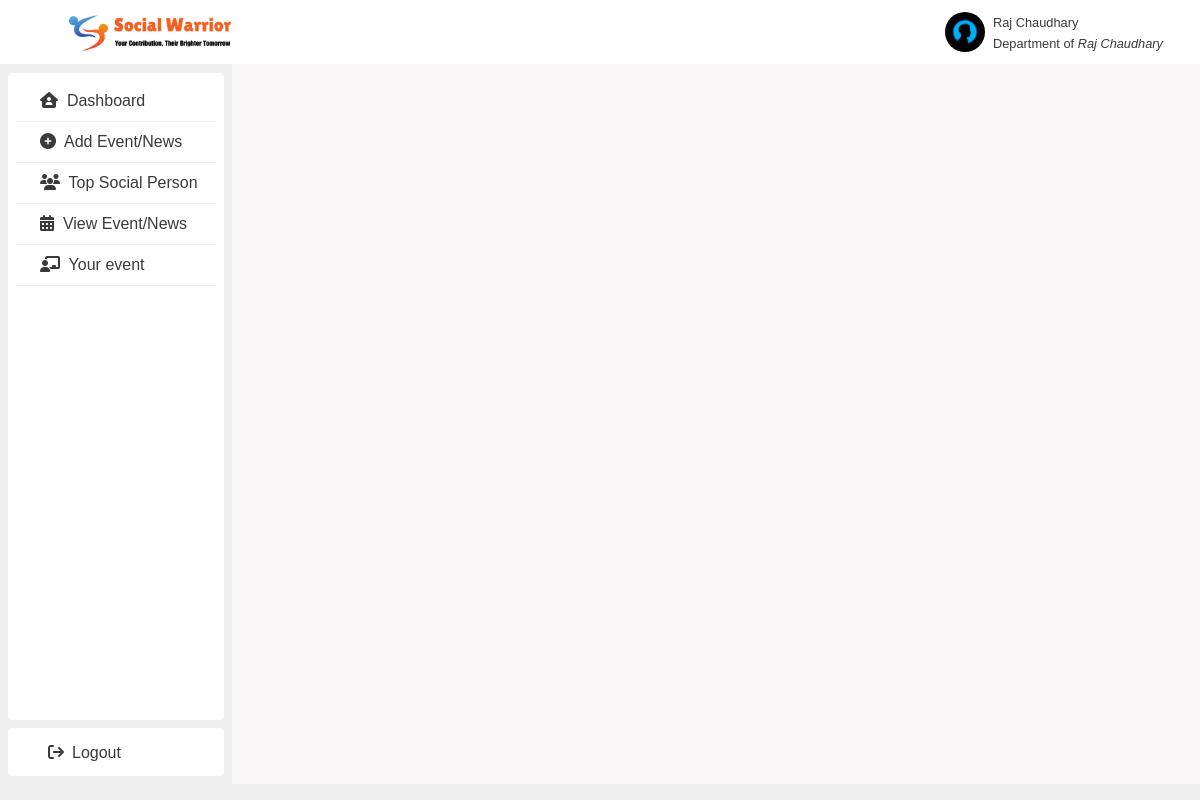
/your_event/ (signed in), run on the app's committed database.
### publicapp/models.py (models this page shows)
class Profile(models.Model):
    user=models.ForeignKey(User,on_delete=models.CASCADE,blank=True,null=True)
    contact_no=models.IntegerField()
    full_name=models.CharField(max_length=50)
    dob = models.CharField(max_length=100,blank=True)
    city=models.CharField(max_length=200)
    state=models.CharField(max_length=200)
    pin_code=models.CharField(max_length=100)
    followers=models.ManyToManyField(User,related_name='followers',blank=True)
    followings =models.ManyToManyField(User,related_name='followings',blank=True)
    profile_picture = models.ImageField(upload_to='profilepics',blank=True)

### serventapp/views.py (the view)
# urls.py: path('your_event/',views.your_event,name='your_event'),
def your_event(request):
    current_user = request.session['email']
    current_user_details = Profile.objects.get(user=current_user)
    event = Event.objects.filter(department__user=current_user).order_by('-date')
    return render(request,'servent/pages/your_event.html',locals())

### serventapp/templates/servent/pages/your_event.html (shortened to what this page needs)
{% extends 'serventparent.html' %}
{% load static %}

### serventapp/templates/serventparent.html (shortened to what this page needs)
<!DOCTYPE html>
<html lang="en">
<head>
  {% load static %}
  <link rel="stylesheet" href="https://cdnjs.cloudflare.com/ajax/libs/font-awesome/6.4.0/css/all.min.css"
 />
  <link href="https://cdn.jsdelivr.net/npm/bootstrap@5.3.3/dist/css/bootstrap.min.css" rel="stylesheet">
  <link rel="stylesheet" href="{% static 'css/serventstyle.css' %}" />
</head>
<body class="body">
  <header>
    <div class="left">
      <div class="logo">
        <img class="logo-img" src="{% static 'img/slogo.png' %}" alt="" />
      </div>
    </div>
    <div class="right">
      <div class="user-profile">
        {% if current_user_details.profile_picture %}
        <a href=""><img class="profile-img" src="{{ current_user_details.profile_picture.url }}" alt="" /> </a>
        {% else %}
        <a href=""><img class="profile-img" src="{% static 'img/profile.png' %}" alt="" /> </a>
        {% endif %}
        <div class="profile-txt">
          <a href="" class="txt-3">
            <p style="margin-top: 18px;">{{current_user_details.full_name}}</p>
            <p style="margin-top: -15px;">Department of <cite title="Source Title">{{current_user_details.full_name}}</cite></p>
          </a>
        </div>
      </div>
    </div>
  </header>
  <main>
    <div class="publicleft">
      <div class="navleftmiddle">
        <div class=" mt-2 navleftmiddles navdiver">
          <a href="{%url 'serventapp:complain'%}" class="text-decoration-none">
            <span class="txt-2"><i class="fa-solid fa-house-user"></i>&nbsp;</span>
            <span class="txt-2">Dashboard</span>
          </a>
        </div>
        <div class=" navleftmiddles navdiver">
          <a href="{%url 'serventapp:post'%}" class="text-decoration-none">
            <span class="txt-2"><i class=" fa-solid fa-circle-plus"></i>&nbsp;</span>
            <span class="txt-2">Add Event/News</span>
          </a>
        </div>
        <div class=" navleftmiddles navdiver">
          <a href="{%url 'serventapp:rank'%}" class="text-decoration-none">
            <span class="txt-2"><i class="fa-solid fa-users"></i>&nbsp;</span>
            <span class="txt-2">Top Social Person</span>
          </a>
        </div>
        <div class=" navleftmiddles navdiver">
          <a href="{%url 'serventapp:event'%}" class="text-decoration-none">
            <span class="txt-2"><i class="fa-solid fa-calendar-days"></i>&nbsp;</span>
            <span class="txt-2">View Event/News</span>
          </a>
        </div>
        <div class=" navleftmiddles navdiver">
          <a href="{%url 'serventapp:your_event'%}" class="text-decoration-none">
            <span class="txt-2"><i class="fa-solid fa-chalkboard-user"></i>&nbsp;</span>
            <span class="txt-2">Your event</span>
          </a>
        </div>
      </div>
      <div class="navleftbottom navleftmiddles">
        <div style="margin-top: 13px;">
          <a href="#" class="txt-2" data-bs-toggle="modal" data-bs-target="#logoutModal">
            <i class="fa-solid fa-sign-out mx-2 "></i>Logout
          </a>
        </div>
      </div>
    </div>
    <div class="publicmiddle">{% block content %} {% endblock%}</div>
  </main>
</body>
</html>

### static/css/serventstyle.css (style rules this page uses)
:root { --white: #ffffff; --darkgray: #3a3a3a; --gray: #eee; --lightgray: #faf8f8; --green: #ec4c17; --border-radius: 0.25rem; }
* { font-family: "Poppins", sans-serif; margin: 0; padding: 0; }
body { scroll-behavior: smooth; position: relative; height: 100vh; width: 100%; background-color: var(--gray); }
a { text-decoration: none; }
.txt-2 { color: var(--darkgray); font-size: 1rem; font-weight: 400; }
.txt-3 { color: var(--darkgray); font-size: 0.8rem; font-weight: 300; }
header { width: 100%; position: absolute; background-color: var(--white); }
.logo { display: flex; align-items: center; }
.user-profile { display: flex; align-items: center; }
.logo-img { height: 3rem; object-fit: cover; }
.profile-txt { margin: 0rem 0rem 0rem 0.5rem; }
.profile-img { margin-left: 0.5rem; width: 2.5rem; height: 2.5rem; object-fit: cover; border-radius: 100rem; }
main { top: 4rem; position: absolute; display: flex; width: 100%; }
.publicleft { width: 20vw; display: flex; flex-direction: column; align-items: center; }
.navleftmiddle { display: flex; flex-direction: column; flex: 1; margin-top: 9px; width: 18vw; border-radius: var(--border-radius); background-color: var(--white); }
.navleftmiddle div { margin: 0rem 0.5rem 0rem 0.5rem; padding: 0.5rem 0rem 0.5rem 1.5rem; }
.navdiver { border-bottom: 0.5px solid var(--gray); }
.navleftbottom { margin: 0.5rem; width: 18vw; height: 3rem; border-radius: var(--border-radius); background-color: var(--white); }
.navleftbottom div { margin: 1rem 0rem 0rem 2rem; }
.publicmiddle { height: 90vh; width: -webkit-fill-available; overflow: auto; scrollbar-width: none; background-color: var(--lightgray); }
@media (min-width: 786px) { header { display: flex; align-items: center; height: 4rem; } }
@media (min-width: 786px) { header .left, header .right { width: 50%; display: flex; justify-content: space-evenly; } }
header .left { justify-content: space-around; display: flex; }

### data on the page
Profile: profile_picture (picture), full_name "Raj Chaudhary"
